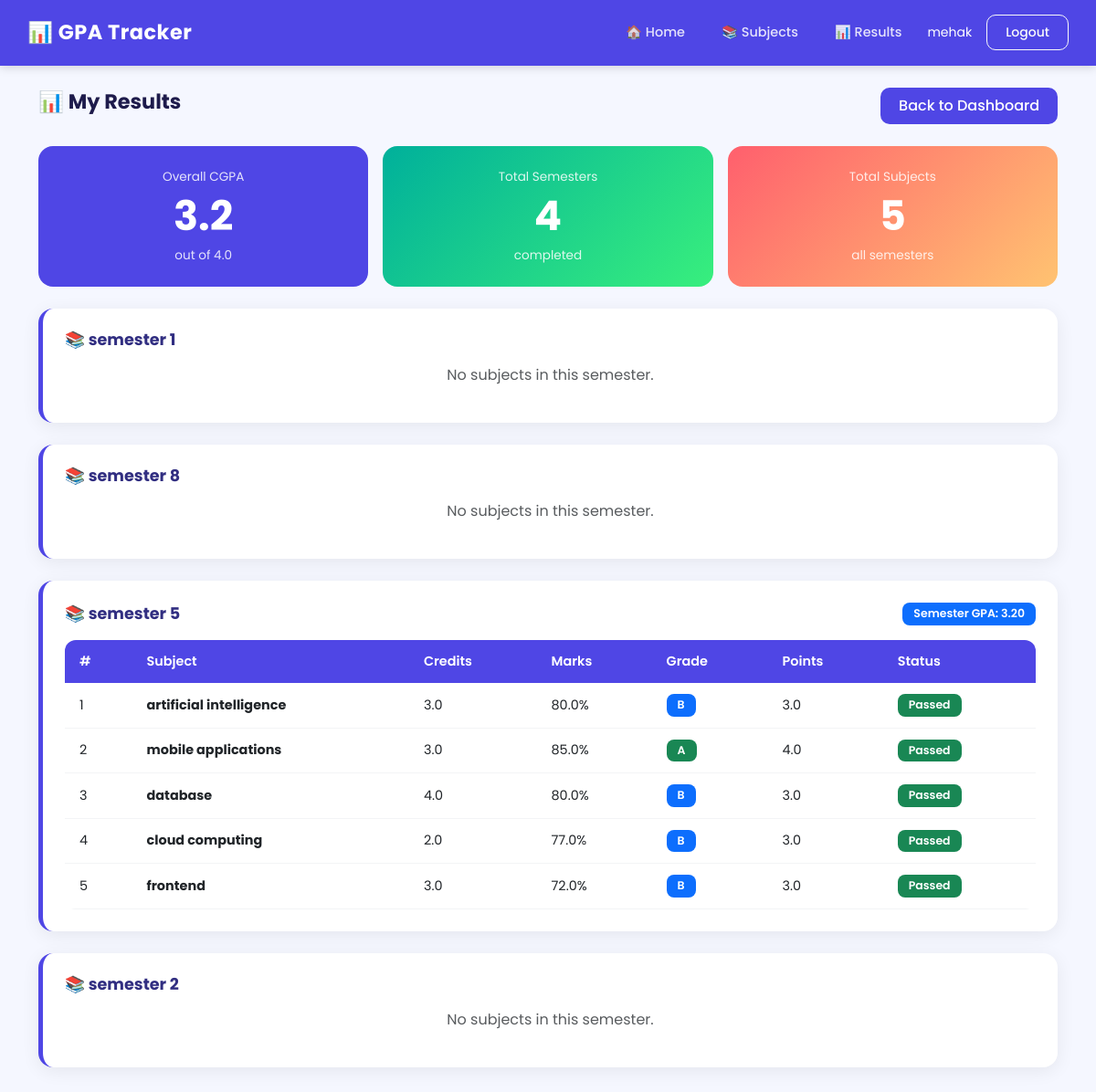
The page /results (signed in) on the database its author committed.
### models.py (models this page shows)
class User(UserMixin, db.Model):
    id = db.Column(db.Integer, primary_key=True)
    name = db.Column(db.String(100))
    email = db.Column(db.String(100), unique=True)
    password = db.Column(db.String(200))
    semesters = db.relationship('Semester', backref='user', lazy=True)

class Semester(db.Model):
    id = db.Column(db.Integer, primary_key=True)
    name = db.Column(db.String(100))
    user_id = db.Column(db.Integer, db.ForeignKey('user.id'))
    subjects = db.relationship('Subject', backref='semester', lazy=True)

class Subject(db.Model):
    id = db.Column(db.Integer, primary_key=True)
    name = db.Column(db.String(100))
    credit_hours = db.Column(db.Float)
    marks = db.Column(db.Float)
    grade = db.Column(db.String(5))
    grade_points = db.Column(db.Float)
    semester_id = db.Column(db.Integer, db.ForeignKey('semester.id'))

### routes/main.py (the view)
@main.route('/results')
@login_required
def results():
    semesters = Semester.query.filter_by(user_id=current_user.id).all()
    total_points = 0
    total_credits = 0
    for sem in semesters:
        for sub in sem.subjects:
            total_points += sub.grade_points * sub.credit_hours
            total_credits += sub.credit_hours
    cgpa = round(total_points / total_credits, 2) if total_credits > 0 else 0.0
    return render_template('results.html', semesters=semesters, cgpa=cgpa)

### app.py (called while the page is built)
@login_manager.user_loader
def load_user(user_id):
    return User.query.get(int(user_id))

### templates/results.html (shortened to what this page needs)
{% extends 'base.html' %}
{% block content %}
<div class="d-flex justify-content-between align-items-center mb-4">
  <h4 class="fw-bold">📊 My Results</h4>
  <a href="{{ url_for('main.dashboard') }}" class="btn btn-primary">Back to Dashboard</a>
</div>
{% set total_subs = namespace(v=0) %}
{% for sem in semesters %}
  {% set total_subs.v = total_subs.v + sem.subjects|length %}
{% endfor %}
<div class="row g-3 mb-4">
  <div class="col-md-4">
    <div class="stat-box">
      <p>Overall CGPA</p>
      <h2>{{ cgpa }}</h2>
      <p>out of 4.0</p>
    </div>
  </div>
  <div class="col-md-4">
    <div class="stat-box" style="background: linear-gradient(135deg, #00b09b, #38ef7d);">
      <p>Total Semesters</p>
      <h2>{{ semesters|length }}</h2>
      <p>completed</p>
    </div>
  </div>
  <div class="col-md-4">
    <div class="stat-box" style="background: linear-gradient(135deg, #ff5f6d, #ffc371);">
      <p>Total Subjects</p>
      <h2>{{ total_subs.v }}</h2>
      <p>all semesters</p>
    </div>
  </div>
</div>
{% for sem in semesters %}
<div class="card p-4 mb-4 sem-card">
  <div class="d-flex justify-content-between align-items-center mb-3">
    <h5 class="fw-bold mb-0">📚 {{ sem.name }}</h5>
    {% if sem.subjects %}
      {% set tp = namespace(v=0) %}
      {% set tc = namespace(v=0) %}
      {% for s in sem.subjects %}
        {% set tp.v = tp.v + s.grade_points * s.credit_hours %}
        {% set tc.v = tc.v + s.credit_hours %}
      {% endfor %}
      {% set gpa = tp.v / tc.v %}
      <span class="badge fs-6
        {% if gpa >= 3.5 %}bg-success
        {% elif gpa >= 2.5 %}bg-primary
        {% elif gpa >= 1.5 %}bg-warning text-dark
        {% else %}bg-danger{% endif %}">
        Semester GPA: {{ "%.2f"|format(gpa) }}
      </span>
    {% endif %}
  </div>
  {% if sem.subjects %}
  <table class="table table-hover mb-0">
    <thead>
      <tr>
        <th>#</th>
        <th>Subject</th>
        <th>Credits</th>
        <th>Marks</th>
        <th>Grade</th>
        <th>Points</th>
        <th>Status</th>
      </tr>
    </thead>
    <tbody>
      {% for sub in sem.subjects %}
      <tr>
        <td>{{ loop.index }}</td>
        <td><strong>{{ sub.name }}</strong></td>
        <td>{{ sub.credit_hours }}</td>
        <td>{{ sub.marks }}%</td>
        <td>
          <span class="badge
            {% if sub.grade == 'A' %}bg-success
            {% elif sub.grade == 'B' %}bg-primary
            {% elif sub.grade == 'C' %}bg-warning text-dark
            {% elif sub.grade == 'D' %}bg-secondary
            {% else %}bg-danger{% endif %}">
            {{ sub.grade }}
          </span>
        </td>
        <td>{{ sub.grade_points }}</td>
        <td>
          <span class="badge {% if sub.grade == 'F' %}bg-danger{% else %}bg-success{% endif %}">
            {% if sub.grade == 'F' %}Failed{% else %}Passed{% endif %}
          </span>
        </td>
      </tr>
      {% endfor %}
    </tbody>
  </table>
  {% else %}
  <p class="text-muted text-center">No subjects in this semester.</p>
  {% endif %}
</div>
{% endfor %}
{% endblock %}

### templates/base.html (shortened to what this page needs)
<!DOCTYPE html>
<html lang="en">
<head>
  <link href="https://cdn.jsdelivr.net/npm/bootstrap@5.3.0/dist/css/bootstrap.min.css" rel="stylesheet">
  <link rel="stylesheet" href="{{ url_for('static', filename='css/style.css') }}">
</head>
<body>
  <nav class="navbar navbar-expand-lg">
    <a class="navbar-brand" href="{{ url_for('main.dashboard') }}">📊 GPA Tracker</a>
    {% if current_user.is_authenticated %}
    <div class="ms-auto d-flex align-items-center gap-3">
      <a class="nav-link" href="{{ url_for('main.dashboard') }}">🏠 Home</a>
      <a class="nav-link" href="{{ url_for('main.subjects') }}">📚 Subjects</a>
      <a class="nav-link" href="{{ url_for('main.results') }}">📊 Results</a>
      <span class="text-white small"> {{ current_user.name }}</span>
      <a href="{{ url_for('auth.logout') }}" class="btn btn-outline-light btn-sm">Logout</a>
    </div>
    {% endif %}
  </nav>
  <div class="container mt-4">
    {% block content %}{% endblock %}
  </div>
</body>
</html>

### static/css/style.css (style rules this page uses)
* { font-family: 'Poppins', sans-serif; margin: 0; padding: 0; box-sizing: border-box; }
body { background-color: #f5f7ff; color: #333; }
.navbar { background: #4f46e5 !important; padding: 14px 30px; box-shadow: 0 2px 10px rgba(0,0,0,0.15); }
.navbar-brand { color: white !important; font-size: 1.4rem; font-weight: 700; letter-spacing: 0.5px; }
.nav-link { color: rgba(255,255,255,0.85) !important; font-size: 0.9rem; font-weight: 500; padding: 6px 12px !important; border-radius: 8px; transition: background 0.2s; }
.card { border: none !important; border-radius: 16px !important; box-shadow: 0 4px 20px rgba(0,0,0,0.07) !important; background: white; }
.btn { font-weight: 500 !important; border-radius: 10px !important; padding: 8px 20px !important; transition: all 0.2s !important; }
.btn-primary { background-color: #4f46e5 !important; border: none !important; color: white !important; }
.table { border-radius: 12px; overflow: hidden; font-size: 0.9rem; }
.table thead th { background-color: #4f46e5 !important; color: white !important; border: none !important; padding: 13px 16px !important; font-weight: 600; }
.table tbody td { padding: 12px 16px !important; vertical-align: middle; border-color: #f3f4f6 !important; }
.badge { font-size: 0.78rem !important; padding: 6px 12px !important; border-radius: 8px !important; font-weight: 600 !important; }
.stat-box { background: #4f46e5; border-radius: 16px; padding: 24px 20px; text-align: center; color: white; }
.stat-box p { margin: 0; font-size: 0.85rem; opacity: 0.85; }
.stat-box h2 { font-size: 2.8rem; font-weight: 700; margin: 6px 0; color: white; }
.sem-card { border-left: 5px solid #4f46e5 !important; }
h4.fw-bold { color: #1e1b4b; font-size: 1.4rem; }
h5.fw-bold { color: #312e81; font-size: 1.1rem; }
.container { padding-bottom: 40px; }

### rows shown on the page
User: name "mehak"
Semester: name "semester 1", shows "No subjects in this semester."
Semester: name "semester 8", shows "No subjects in this semester."
Semester: name "semester 5", gpa "3.20"
Subject: name "artificial intelligence", credit_hours "3.0", marks "80.0", grade "B", grade_points "3.0", shows "Passed"
Subject: name "mobile applications", credit_hours "3.0", marks "85.0", grade "A", grade_points "4.0", shows "Passed"
Subject: name "database", credit_hours "4.0", marks "80.0", grade "B", grade_points "3.0", shows "Passed"
Subject: name "cloud computing", credit_hours "2.0", marks "77.0", grade "B", grade_points "3.0", shows "Passed"
Subject: name "frontend", credit_hours "3.0", marks "72.0", grade "B", grade_points "3.0", shows "Passed"
Semester: name "semester 2", shows "No subjects in this semester."

### other values the page prints
{{ cgpa }} "3.2"
{{ semesters|length }} "4"
{{ total_subs.v }} "5"
